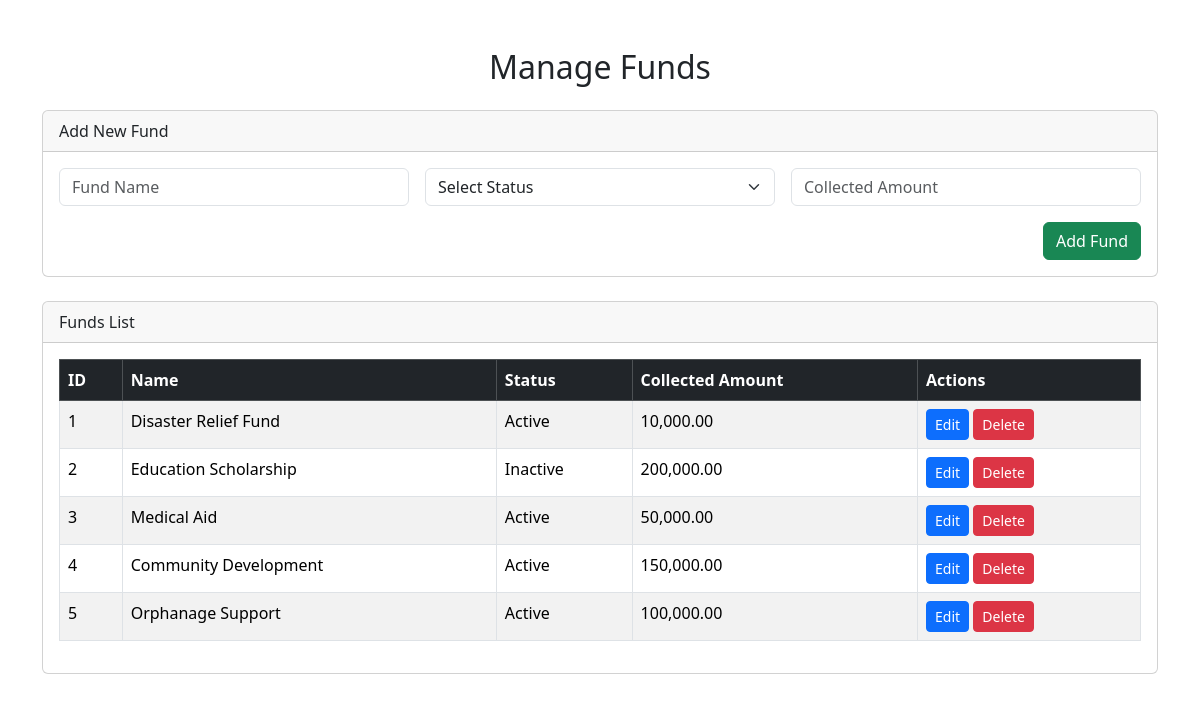
The app's page /pages/admin/funds/manage_funds.php, older data.
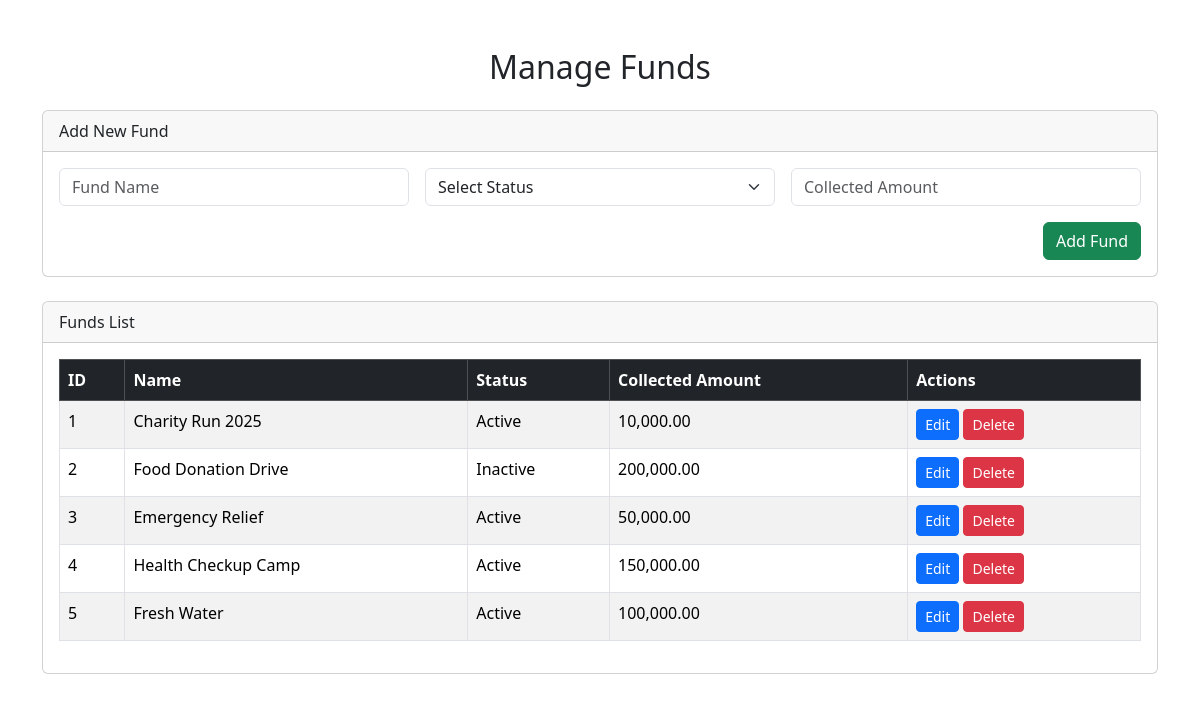
The same page, newer data.
### tables this page shows
CREATE TABLE `funds` (
  `id` int(11) NOT NULL,
  `name` varchar(255) NOT NULL,
  `status` varchar(255) DEFAULT NULL,
  `collected_amount` int(11) NOT NULL
);

### pages/admin/funds/manage_funds.php (the view, shortened to what this page needs)
<?php
include 'config.php';
$result = $dms->query("SELECT * FROM funds");
?>
<!DOCTYPE html>
<html lang="en">
<head>
    <link href="https://cdn.jsdelivr.net/npm/bootstrap@5.3.2/dist/css/bootstrap.min.css" rel="stylesheet">
</head>
<body>
<div class="container my-5">
    <h2 class="mb-4 text-center">Manage Funds</h2>
    <div class="card mb-4">
        <div class="card-header">Add New Fund</div>
        <div class="card-body">
            <form method="POST">
                <div class="row g-3">
                    <div class="col-md-4">
                        <input type="text" name="name" class="form-control" placeholder="Fund Name" required>
                    </div>
                    <div class="col-md-4">
                        <select name="status" class="form-select" required>
                            <option value="">Select Status</option>
                        </select>
                    </div>
                    <div class="col-md-4">
                        <input type="number" name="collected_amount" class="form-control" placeholder="Collected Amount" step="0.01" required>
                    </div>
                </div>
                <div class="mt-3 text-end">
                    <button type="submit" name="addFund" class="btn btn-success">Add Fund</button>
                </div>
            </form>
        </div>
    </div>
    <div class="card">
        <div class="card-header">Funds List</div>
        <div class="card-body table-responsive">
            <table class="table table-bordered table-striped">
                <thead class="table-dark">
                    <tr>
                        <th>ID</th>
                        <th>Name</th>
                        <th>Status</th>
                        <th>Collected Amount</th>
                        <th>Actions</th>
                    </tr>
                </thead>
                <tbody>
                    <?php while($row = $result->fetch_assoc()): ?>
                    <tr>
                        <td><?= $row['id'] ?></td>
                        <td><?= $row['name'] ?></td>
                        <td><?= $row['status'] ?></td>
                        <td><?= number_format($row['collected_amount'], 2) ?></td>
                        <td>
                            <button class="btn btn-primary btn-sm" data-bs-toggle="modal" data-bs-target="#editModal<?= $row['id'] ?>">Edit</button>
                            <form method="POST" style="display:inline-block">
                                <button type="submit" name="deleteFund" class="btn btn-danger btn-sm" onclick="return confirm('Are you sure?')">Delete</button>
                            </form>
                        </td>
                    </tr>
                    <?php endwhile; ?>
                </tbody>
            </table>
        </div>
    </div>
</div>
</body>
</html>

Row changes from the older to the newer data that the page shows:
changed funds id 1: name "Disaster Relief Fund" → "Charity Run 2025"
changed funds "Inactive": name "Education Scholarship" → "Food Donation Drive"
changed funds id 3: name "Medical Aid" → "Emergency Relief"
changed funds id 4: name "Community Development" → "Health Checkup Camp"
changed funds id 5: name "Orphanage Support" → "Fresh Water"
